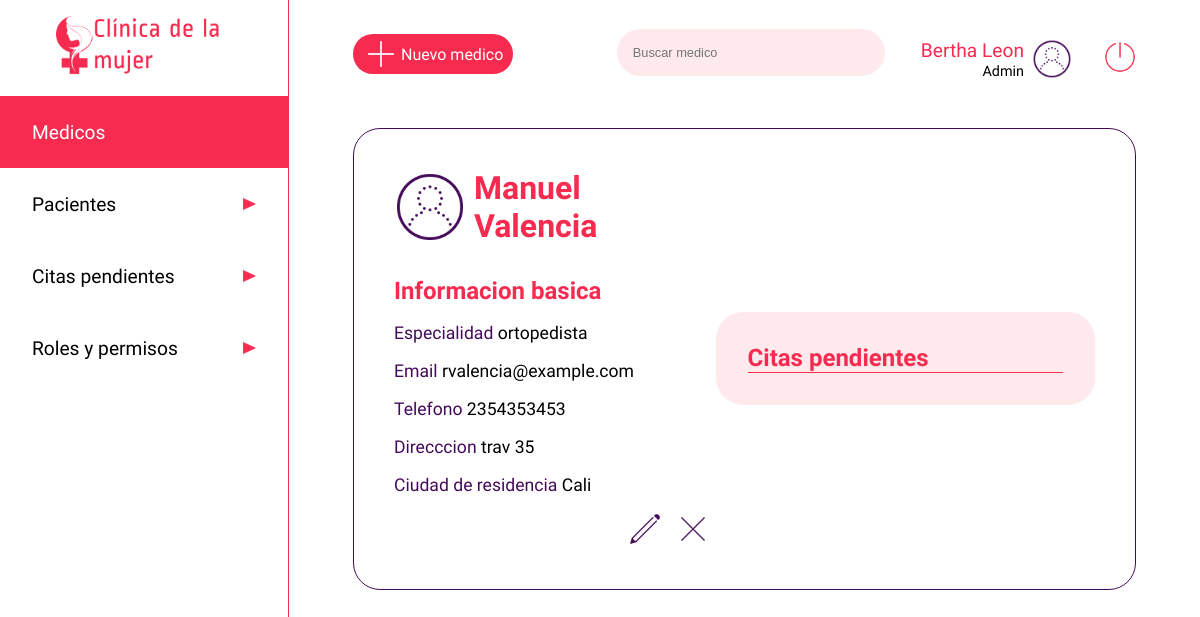
The page /medico/1212121 (signed in) on the database as committed earlier.
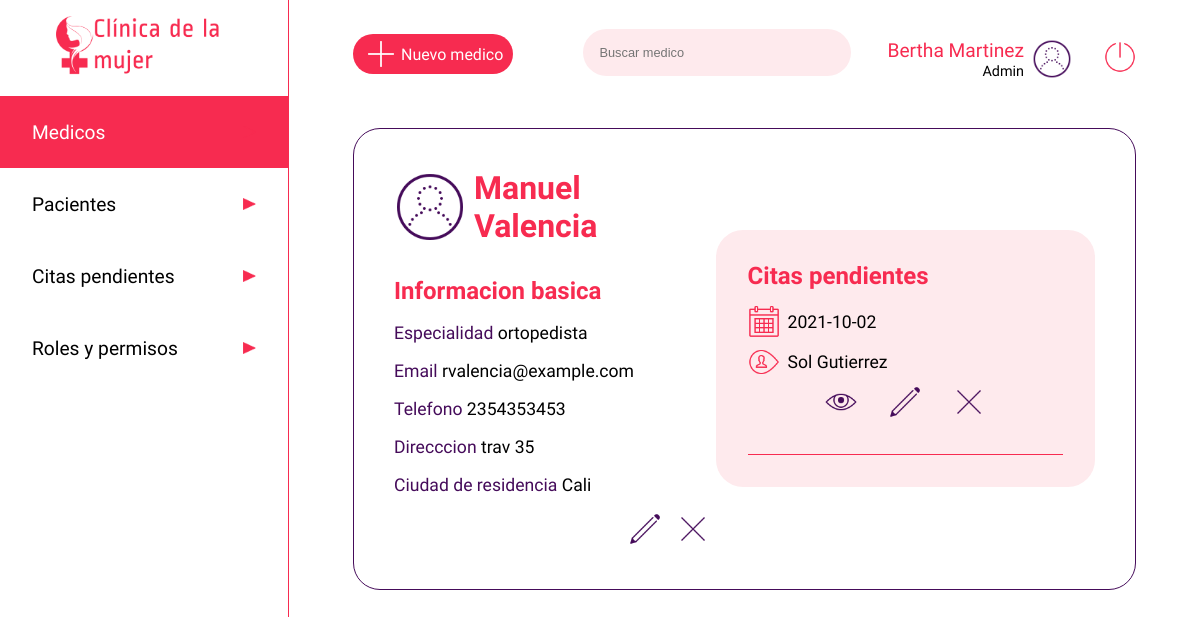
The same page on the database as committed later.
### app.py (models this page shows, shortened)
class users(db.Model):
    __tablename__ = 'users'
    cedula = db.Column(db.Integer, primary_key=True)
    nombre=db.Column(db.String)
    apellido=db.Column(db.String)
    nacimiento=db.Column(db.String)
    eps=db.Column(db.String)
    email=db.Column(db.String, unique=True)
    telefono=db.Column(db.Integer)
    dir=db.Column(db.String)
    ciudad=db.Column(db.String)
    password=db.Column(db.String)
    rol =db.Column(db.String)
    especialidad = db.Column(db.String)
    estado = db.Column(db.Boolean)

class citas(db.Model):
    __tablename__ = 'citas'
    cita_id=db.Column(db.Integer, primary_key=True)
    medico_id = db.Column(db.Integer, nullable=False)
    paciente_id = db.Column(db.Integer, nullable=False)
    fecha = db.Column(db.String)
    motivo = db.Column(db.String(500))
    estado = db.Column(db.Boolean)
    hora_atencion = db.Column(db.String)
    sintomas = db.Column(db.String)
    diagnostico = db.Column(db.String)
    anotaciones = db.Column(db.String)
    calificacion = db.Column(db.Integer)
    calificacion_obs = db.Column(db.String)

### app.py (the view)
@app.route('/medico/<user>', methods=['GET'])
def medico(user):
    if 'usuarioIngresado' in session:
        medicos = users.query.filter_by(cedula=user).first()
        usuario = users.query.filter_by(cedula=int(session['usuarioIngresado'])).first()
        pacientes = users.query.filter_by(rol='paciente')
        citass = citas.query.filter_by(medico_id=int(user)).all()
        return render('usermedico.html', medico=medicos, row=usuario, cita=citass, listapacientes = pacientes)
    else:
        return render('acceso-denegado.html')

### templates/usermedico.html (shortened to what the changed rows need)
<!DOCTYPE html>
<html lang="es">
<head>
    <link rel="stylesheet" href="{{ url_for('static', filename='css/users.css')}}">
</head>
<body>
    <main class="main">
        <div class="searchuser">
            <div>
                <div class="perfil">
                    <div>
                        <span class="nameuser">{{row ["nombre"]}} {{row ["apellido"]}}</span><br>
                        <span class="roluser">Admin</span>
                    </div>
                </div>
            </div>
        </div>
        <div class="cuerpo">
            <div class="contenedorperfil">
                <div class="userperf">
                    <h1 class="username">{{medico ["nombre"]}}  {{medico ["apellido"]}}</h1>
                </div>
                <div class="userinfo">
                    <h2 class="infotitle">Informacion basica</h2><br>
                    <span style="color:#450B5A">Especialidad </span><span style="color:#000000">{{medico ["especialidad"]}}</span> <br><br>
                    <span style="color:#450B5A">Email </span><span style="color:#000000">{{medico ["email"]}}</span><br><br>
                    <span style="color:#450B5A">Telefono </span><span style="color:#000000">{{medico ["telefono"]}}</span> <br><br>
                    <span style="color:#450B5A">Direcccion </span><span style="color:#000000">{{medico ["dir"]}}</span> <br><br>
                    <span style="color:#450B5A">Ciudad de residencia </span><span style="color:#000000">{{medico ["ciudad"]}}</span> <br><br>
                </div>
            </div>
            <div class="contenedorcitas">
                <h2 class="infotitle">Citas pendientes</h1>
                    {% for c in cita %}
                        <div class="infocita">
                            <div class="diahora">
                                <img src="{{ url_for('static', filename='images/calendar_100px.png')}}" class="calendarwatch" alt=""><span>{{ c.fecha }}</span>
                            </div>
                            <div class="diahora">
                                <img src="{{ url_for('static', filename='images/username_100px.png')}}" class="calendarwatch" alt="">
                                {% for l in listapacientes %}
                                    {% if c.paciente_id == l.cedula %}
                                        <span>{{l.nombre}} {{l.apellido}}</span>
                                    {% endif %}
                                {% endfor %}
                            </div>
                            <div class="contenedortbtn">
                                <a href="/listado-citas/{{ c.cita_id }}/ver"><img src="{{ url_for('static', filename='images/eye_100px.png')}}" class="btned" alt=""></a>
                                <a href="/listado-citas/{{ c.cita_id }}/editar"><img src="{{ url_for('static', filename='images/edit_100px.png')}}" class="btned" alt=""></a>
                                <a href="/listado-citas/{{ c.cita_id }}/eliminar"><img src="{{ url_for('static', filename='images/delete_100px.png')}}" class="btned" alt=""></a>
                            </div>
                        </div>
                    {% endfor %}
                <hr color="#F72B50" size="0.5rem">
            </div>
    </main>
</body>
</html>

Rows that differ between the two databases and show on the page:
changed users "Bertha": apellido "Leon" → "Martinez"
added citas: fecha "2021-10-02"
now on this page (row unchanged): users: nombre "Sol", apellido "Gutierrez"
